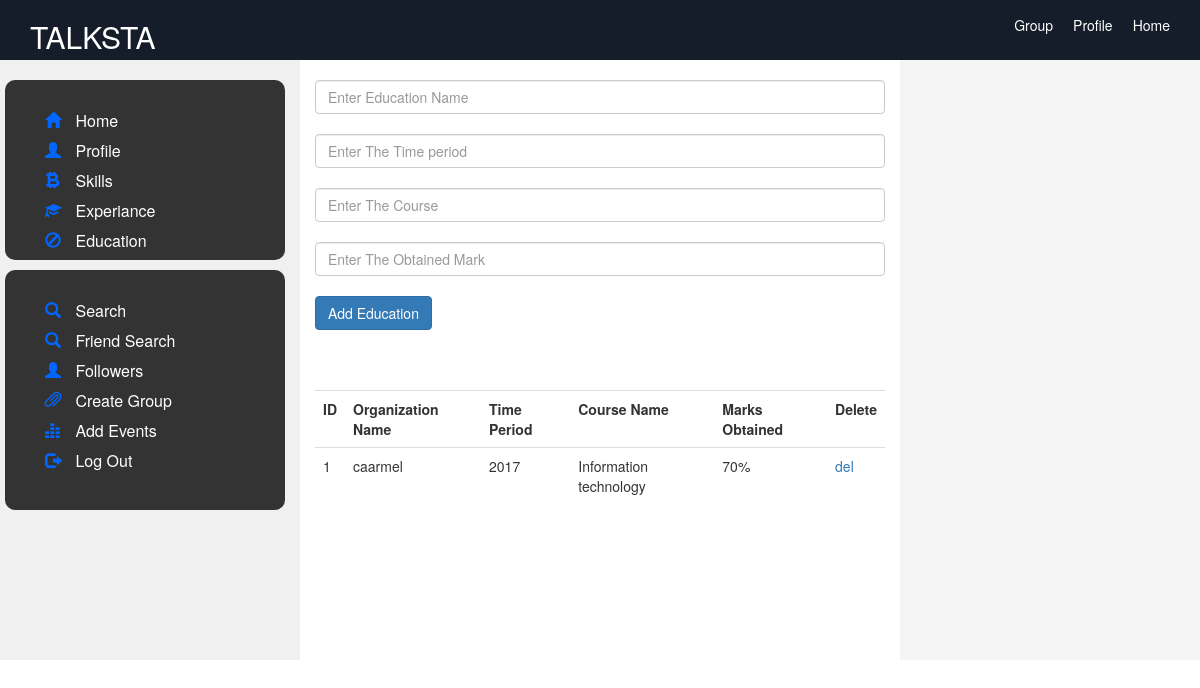
/Social/edu.php (signed in), run on the app's committed database.
### tables this page shows
CREATE TABLE IF NOT EXISTS `education` (
  `id` int(11) NOT NULL AUTO_INCREMENT,
  `name` varchar(100) NOT NULL,
  `time` varchar(100) NOT NULL,
  `course` varchar(100) NOT NULL,
  `mark` varchar(100) NOT NULL,
  `user` varchar(100) NOT NULL,
  PRIMARY KEY (`id`)
);

### Social/edu.php (the view, shortened to what this page needs)
<?php
include("header.php");
?> <div class="col-sm-6">
 <br>
 <form action="edu_exe.php" method="post">
<input type="text" name="name" placeholder="Enter Education Name " class="form-control"><br>
<input type="text" name="time" placeholder="Enter The Time period " class="form-control"><br>
<input type="text" name="course" placeholder="Enter The Course " class="form-control"><br>
<input type="text" name="mark" placeholder="Enter The Obtained Mark " class="form-control"><br>
<input type="submit" value="Add Education" class="btn btn-primary"><br><br><br><br>
<?php
include("connectionclass.php");
$query="select * from education WHERE user='$_SESSION[email]' ";
$res=mysqli_query($con,$query);
$count=mysqli_num_rows($res);
?>
<table class="table">
  <tr>
  <th>ID</th>
   <th>Organization Name</th>
     <th>Time Period</th>
     <th>Course Name</th>
     <th>Marks Obtained</th>
     <th>Delete</th>
  </tr>
 <?php
 if($count==0)
	{?>
 <tr>
  <th style="text-align:center; color:#F00;" colspan="3"><?php echo "No Education Added" ?></th>
  </tr>
 <?php
	}
	else
	{
		$i=0;
while($row=mysqli_fetch_array($res))
{
	$i++;
  ?>
  <tr>
  <td><?php echo $i; ?></td>
  <td><?php echo $row['name']; ?></td>
   <td><?php echo $row['time']; ?></td>
   <td><?php echo $row['course']; ?></td>
   <td><?php echo $row['mark']; ?></td>
    <td><a href="?idd=<?php echo $row['id'];?>">del</a></td>
  </tr>
<?php
}
}
?>
</table>
  </div>
  <?php
  include("right.php");
  ?>

### data on the page
education: name "caarmel", time "2017", course "Information technology", mark "70%"
